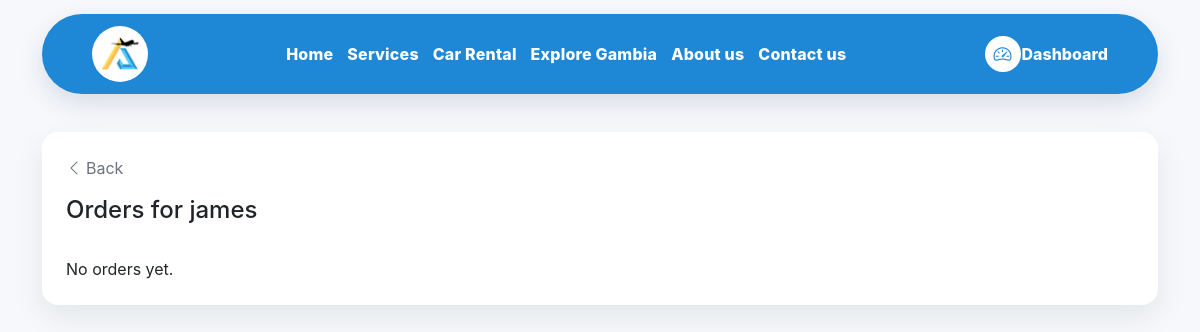
/users/1/orders/ (signed in), run on an earlier commit of the app's database.
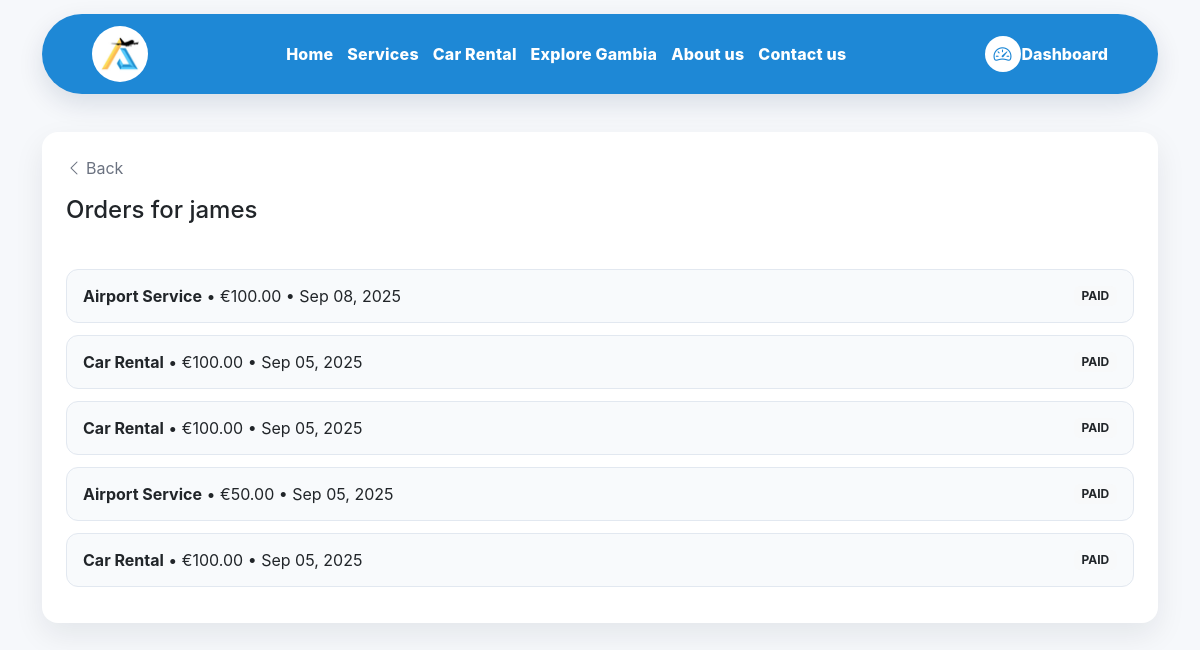
And on a later commit of the database.
### apps/orders/models.py (models this page shows, shortened)
class Order(models.Model):
    class Category(models.TextChoices):
        AIRPORT_SERVICE = "AIRPORT_SERVICE", "Airport Service"
        CAR_RENTAL = "CAR_RENTAL", "Car Rental"
    class Status(models.TextChoices):
        PENDING = "PENDING", "Pending"
        PAID = "PAID", "Paid"
        CANCELED = "CANCELED", "Canceled"
        REFUNDED = "REFUNDED", "Refunded"
    user = models.ForeignKey(
        settings.AUTH_USER_MODEL,
        null=True,
        blank=True,
        on_delete=models.SET_NULL,
        related_name="aircar_orders",       # <-- unique reverse name
        related_query_name="aircar_order",  # <-- unique query name
        help_text="User who placed the order (optional).",
    )
    category = models.CharField(max_length=32, choices=Category.choices, db_index=True)
    amount = models.DecimalField(max_digits=10, decimal_places=2)
    currency = models.CharField(max_length=3, default="EUR")
    status = models.CharField(
        max_length=16, choices=Status.choices, default=Status.PAID, db_index=True
    )
    customer_name = models.CharField(max_length=150, blank=True, default="")
    created_at = models.DateTimeField(auto_now_add=True, db_index=True)
    meta = models.JSONField(default=dict, blank=True)
    class Meta:
        ordering = ["-created_at"]
        indexes = [
            models.Index(fields=["category", "created_at"]),
            models.Index(fields=["status", "created_at"]),
            models.Index(fields=["user", "created_at"]),  # helpful for user-history queries
        ]

### apps/accounts/views.py (the view)
# urls.py: path("<int:pk>/orders/", user_orders, name="orders"),
@login_required
def user_orders(request, pk):
    u = get_object_or_404(User, pk=pk)
    orders = Order.objects.filter(user=u).order_by("-created_at")
    return render(request, "accounts/user_orders.html", {"u": u, "orders": orders})

### apps/accounts/templates/accounts/user_orders.html (shortened to what this page needs)
{% extends "base.html" %}
{% load static %}
{% block extra_head %}
<link rel="stylesheet" href="{% static 'css/dashboard.css' %}">
{% endblock %}
{% block content %}
<div class="container py-4">
  <div class="card p-4 round-24">
    {% if request.user.is_staff or request.user.is_superuser %}
      <a href="/dashboard/" class="text-decoration-none mb-3 d-inline-flex align-items-center" style="color:#6b7280;">
        <i class="bi bi-chevron-left me-1"></i> Back
      </a>
    {% else %}
      <a href="{% url 'accounts:dashboard' %}" class="text-decoration-none mb-3 d-inline-flex align-items-center" style="color:#6b7280;">
        <i class="bi bi-chevron-left me-1"></i> Back
      </a>
    {% endif %}
    <h4 class="mb-3">Orders for {{ u.get_full_name|default:u.username }}</h4>
    <div class="mt-3">
      {% if orders %}
        {% for o in orders %}
          <div class="list-tile d-flex justify-content-between align-items-center">
            <div>
              <strong>{{ o.get_category_display }}</strong>
              • €{{ o.amount }}
              • {{ o.created_at|date:"M d, Y" }}
            </div>
            <span class="badge bg-light text-dark">{{ o.status }}</span>
          </div>
        {% endfor %}
      {% else %}
        <div class="empty">No orders yet.</div>
      {% endif %}
    </div>
  </div>
</div>
{% endblock %}

What changed in the data, as far as the page shows it:
added Order: category "Airport Service", amount "100.00", created_at "Sep 08, 2025", status "PAID"
added Order: category "Car Rental", amount "100.00", created_at "Sep 05, 2025", status "PAID"
added Order: category "Car Rental", amount "100.00", created_at "Sep 05, 2025", status "PAID"
added Order: category "Airport Service", amount "50.00", created_at "Sep 05, 2025", status "PAID"
added Order: category "Car Rental", amount "100.00", created_at "Sep 05, 2025", status "PAID"
Also different on the page:
text no longer shown: "No orders yet."
